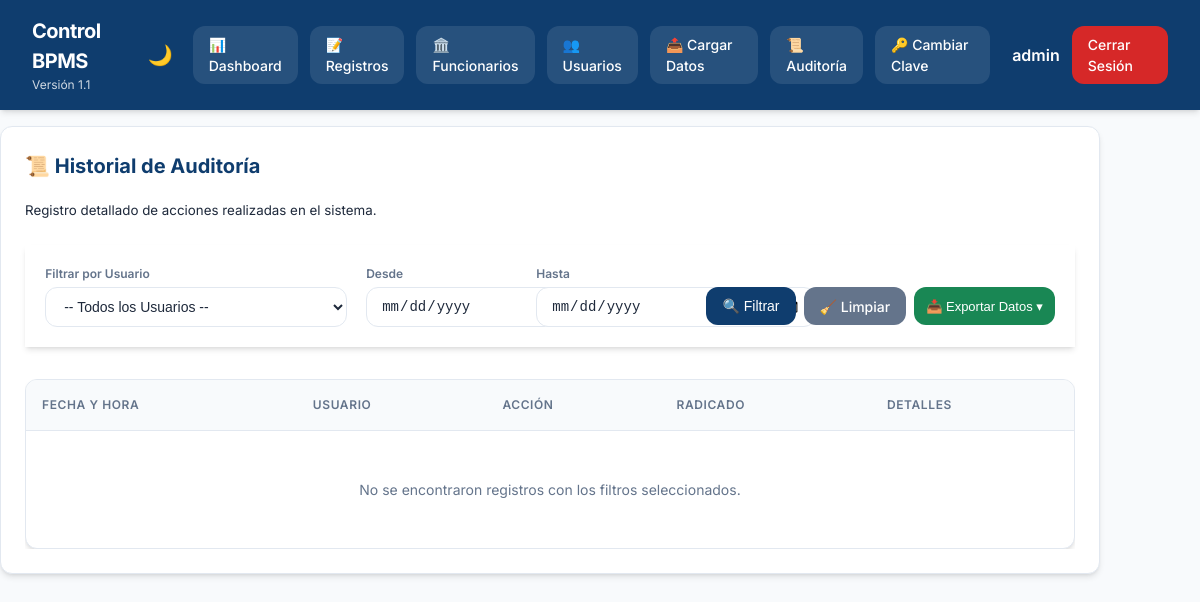
Before: /admin/audit (signed in) with the older database file.
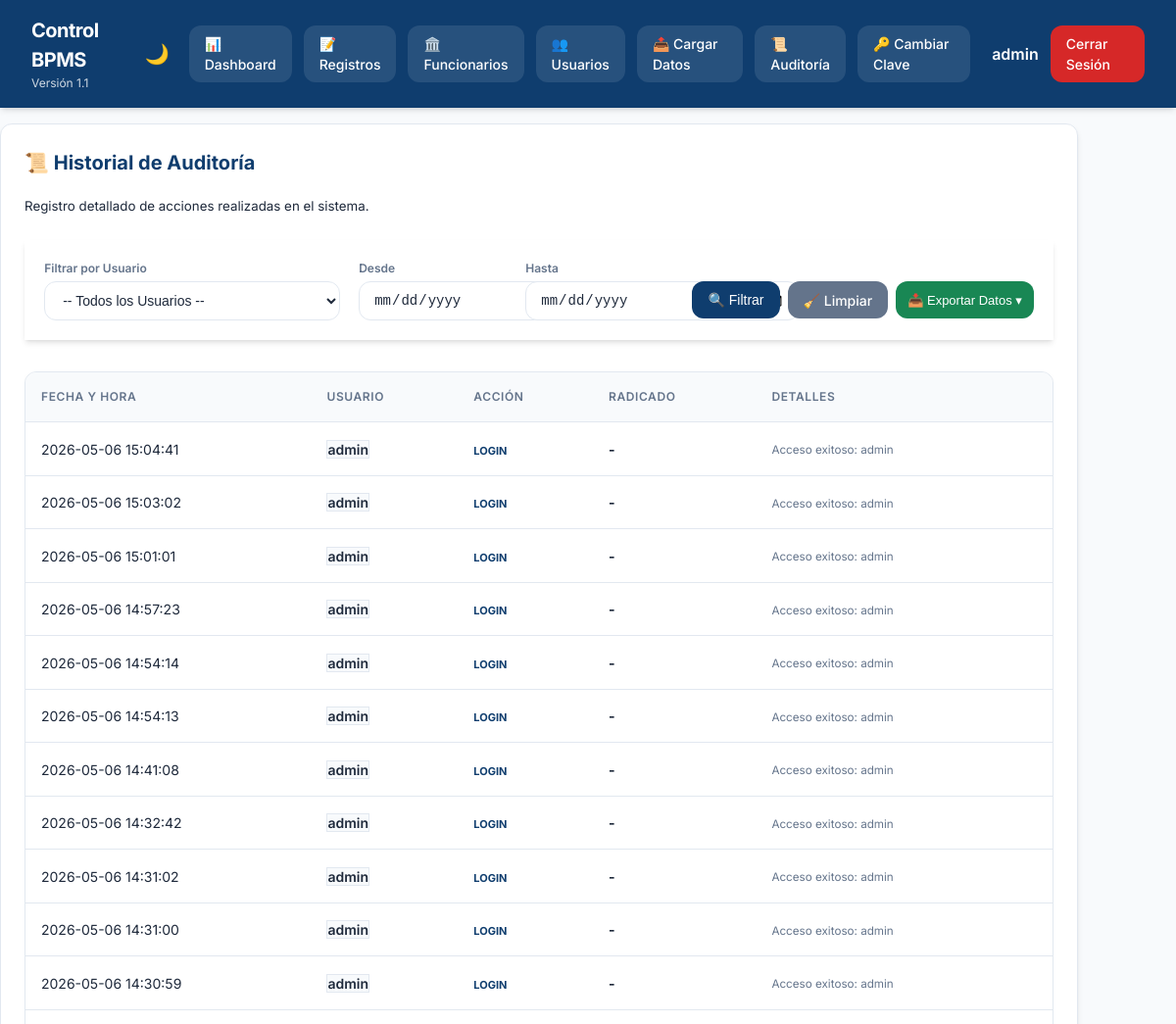
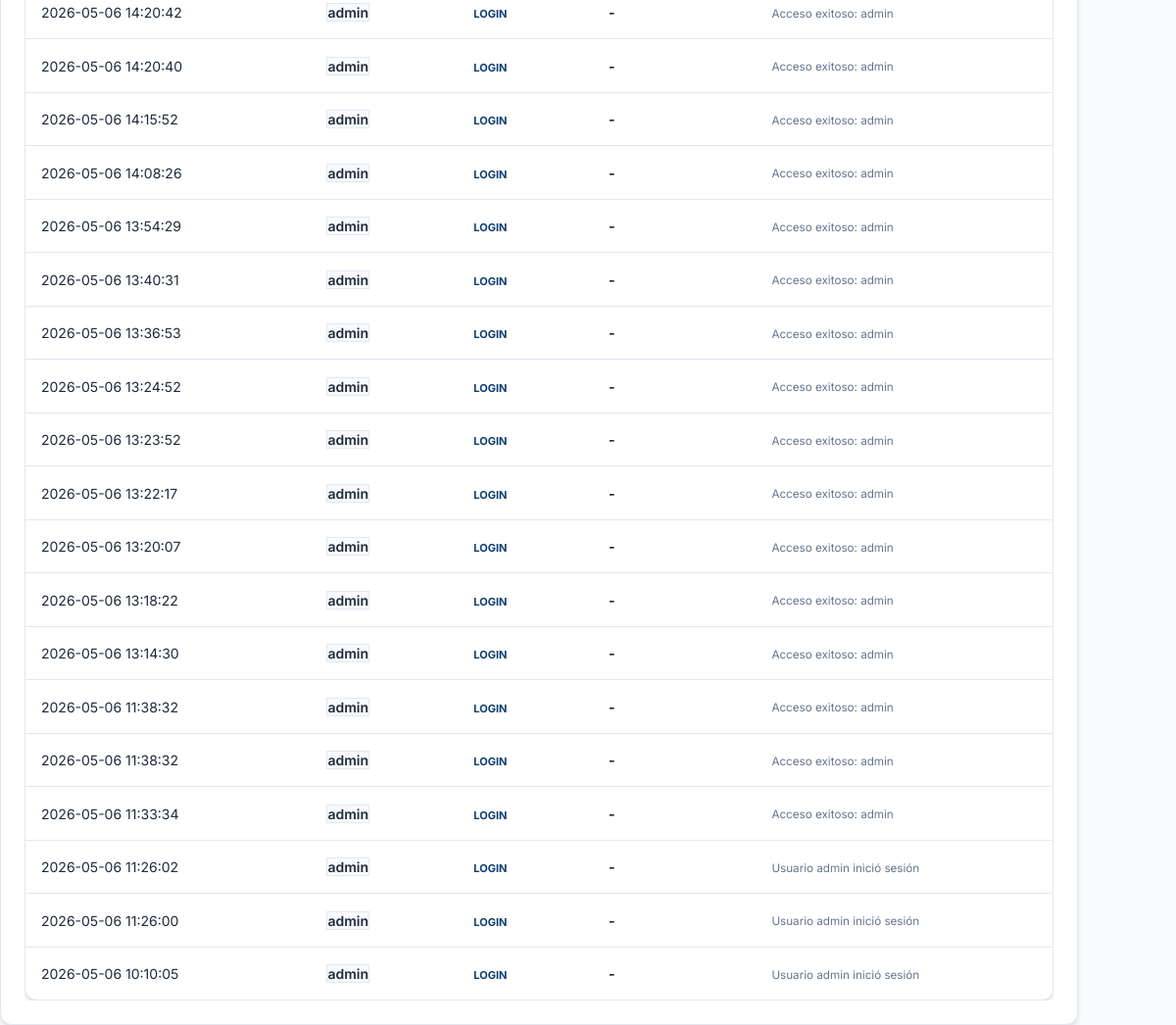
After: the same page with the newer database file (2 pictures, top to bottom).
### tables this page shows
CREATE TABLE users (id INTEGER PRIMARY KEY AUTOINCREMENT, username TEXT UNIQUE NOT NULL, password_hash TEXT NOT NULL, role TEXT NOT NULL CHECK(role IN ('admin','user')), full_name TEXT, is_active INTEGER DEFAULT 1, force_password_change INTEGER DEFAULT 1, last_login_at TEXT);

CREATE TABLE audit_logs (id INTEGER PRIMARY KEY AUTOINCREMENT, user_id INTEGER, action TEXT, details TEXT, radicado TEXT, created_at TEXT);

### app.py (the view)
@app.route("/admin/audit")
def admin_audit():
    user = current_user()
    if not user or user["role"] != "admin": return redirect(url_for("login"))
    uid = request.args.get("user_id", "")
    start = request.args.get("start_date", "")
    end = request.args.get("end_date", "")
    query = "SELECT a.*, u.username FROM audit_logs a LEFT JOIN users u ON a.user_id = u.id WHERE 1=1"
    params = []
    if uid:
        query += " AND a.user_id = ?"
        params.append(uid)
    if start:
        query += " AND a.created_at >= ?"
        params.append(f"{start} 00:00:00")
    if end:
        query += " AND a.created_at <= ?"
        params.append(f"{end} 23:59:59")
    query += " ORDER BY a.created_at DESC LIMIT 500"
    logs = database.query_all(query, tuple(params))
    users = database.query_all("SELECT id, username, full_name FROM users ORDER BY full_name")
    return render_template("admin_audit.html", title="Auditoría", user=user, logs=logs,
                           users_list=users, current_uid=uid, current_start=start, current_end=end)

### app.py (called while the page is built)
def current_user():
    username = session.get("username")
    return database.query_one("SELECT * FROM users WHERE username=?", (username,)) if username else None

### database.py (called while the page is built)
@contextmanager
def get_db():
    conn = sqlite3.connect(DB_PATH)
    conn.row_factory = sqlite3.Row
    try:
        yield conn
    finally:
        conn.close()

def query_all(sql, params=()):
    with get_db() as conn:
        return [dict(row) for row in conn.execute(sql, params).fetchall()]

def query_one(sql, params=()):
    with get_db() as conn:
        row = conn.execute(sql, params).fetchone()
        return dict(row) if row else None

### templates/admin_audit.html (shortened to what this page needs)
{% extends "base.html" %}
{% block content %}
<div class="panel narrow" style="max-width: 1100px;">
    <h2>📜 Historial de Auditoría</h2>
    <p><small>Registro detallado de acciones realizadas en el sistema.</small></p>
    <form class="filters glass" method="get" style="margin-top: 1.5rem; padding: 1.2rem; display: flex; flex-direction: row; flex-wrap: wrap; align-items: flex-end; gap: 1.2rem; position: relative; z-index: 1050; overflow: visible !important;">
        <div class="field" style="flex: 2; min-width: 200px;">
            <label>Filtrar por Usuario</label>
            <select name="user_id">
                <option value="">-- Todos los Usuarios --</option>
            </select>
        </div>
        <div class="field" style="flex: 1; min-width: 140px;">
            <label>Desde</label>
            <input type="date" name="start_date" value="{{ current_start }}">
        </div>
        <div class="field" style="flex: 1; min-width: 140px;">
            <label>Hasta</label>
            <input type="date" name="end_date" value="{{ current_end }}">
        </div>
        <div style="display: flex; gap: 0.5rem; align-items: center; padding-bottom: 2px;">
            <button type="submit" class="btn btn-primary" style="height: 38px;">🔍 Filtrar</button>
            <a href="{{ url_for('admin_audit') }}" class="btn btn-muted" style="height: 38px; display: flex; align-items: center;">🧹 Limpiar</a>
            <div class="export-dropdown">
                <button type="button" class="btn btn-success" style="padding: 6px 12px; font-size: 13px; height: 38px;">📥 Exportar Datos ▾</button>
            </div>
        </div>
    </form>
    <div class="table-wrap" style="padding: 0; margin-top: 2rem;">
        <table>
            <thead>
                <tr>
                    <th>Fecha y Hora</th>
                    <th>Usuario</th>
                    <th>Acción</th>
                    <th>Radicado</th>
                    <th>Detalles</th>
                </tr>
            </thead>
            <tbody>
                {% for log in logs %}
                <tr>
                    <td style="white-space: nowrap;">{{ log.created_at }}</td>
                    <td><span class="badge" style="background: var(--bg); border: 1px solid var(--border); font-weight: 600;">{{ log.username or 'SISTEMA' }}</span></td>
                    <td><b style="font-size: 11px; color: var(--primary);">{{ log.action }}</b></td>
                    <td><b>{{ log.radicado or '-' }}</b></td>
                    <td><small style="color: var(--text-muted);">{{ log.details }}</small></td>
                </tr>
                {% endfor %}
                {% if not logs %}
                <tr>
                    <td colspan="5" style="text-align: center; padding: 3rem; color: var(--text-muted);">
                        No se encontraron registros con los filtros seleccionados.
                    </td>
                </tr>
                {% endif %}
            </tbody>
        </table>
    </div>
</div>
{% endblock %}

### templates/base.html (shortened to what this page needs)
<!DOCTYPE html>
<html lang="es">
<head>
    <link rel="stylesheet" href="{{ url_for('static', filename='styles.css') }}">
</head>
<body class="{% if request.cookies.get('theme') == 'dark' %}dark-mode{% endif %}">
    {% if user %}
    <header class="topbar">
        <div class="topbar-left">
            <h1>Control BPMS</h1>
            <div class="sub">Versión 1.1</div>
        </div>
        <nav class="nav-right">
            <button class="theme-toggle" id="themeToggle" title="Cambiar tema">
                {% if request.cookies.get('theme') == 'dark' %}☀️{% else %}🌙{% endif %}
            </button>
            <a href="{{ url_for('dashboard') }}" class="navbtn">📊 Dashboard</a>
            <a href="{{ url_for('registros') }}" class="navbtn">📝 Registros</a>
            {% if user.role == 'admin' %}
            <a href="{{ url_for('admin_hacienda') }}" class="navbtn">🏛️ Funcionarios</a>
            <a href="{{ url_for('admin_users') }}" class="navbtn">👥 Usuarios</a>
            <a href="{{ url_for('admin_upload') }}" class="navbtn">📤 Cargar Datos</a>
            <a href="{{ url_for('admin_audit') }}" class="navbtn">📜 Auditoría</a>
            {% endif %}
            <a href="{{ url_for('change_password') }}" class="navbtn">🔑 Cambiar Clave</a>
            <span class="user-badge" style="margin-left: 10px; font-weight: 600;">{{ user.username }}</span>
            <a href="{{ url_for('logout') }}" class="logout">Cerrar Sesión</a>
        </nav>
    </header>
    {% endif %}
    <main class="content">
        {% block content %}{% endblock %}
    </main>
</body>
</html>

### static/styles.css (style rules this page uses)
:root { --primary: #0f3d6e; --primary-light: #1e56a0; --secondary: #f77f00; --success: #198754; --danger: #d62828; --warning: #fcbf49; --info: #4cc9f0; --bg: #f8fafc; --surface: #ffffff; --text: #1e293b; --text-muted: #64748b; --border: #e2e8f0; --shadow: 0 4px 6px -1px rgb(0 0 0 / 0.1), 0 2px 4px -2px rgb(0 0 0 / 0.1); --glass-bg: rgba(255, 255, 255, 0.7); --glass-border: rgba(255, 255, 255, 0.3); --radius: 12px; --transition: all 0.3s cubic-bezier(0.4, 0, 0.2, 1); }
* { box-sizing: border-box; margin: 0; padding: 0; }
body { font-family: 'Inter', system-ui, -apple-system, sans-serif; background-color: var(--bg); color: var(--text); line-height: 1.5; transition: var(--transition); min-height: 100vh; }
.glass { background: var(--glass-bg); backdrop-filter: blur(12px); -webkit-backdrop-filter: blur(12px); border: 1px solid var(--glass-border); box-shadow: var(--shadow); }
.topbar { display: flex; justify-content: space-between; align-items: center; padding: 1rem 2rem; background-color: var(--primary); color: white; position: sticky; top: 0; z-index: 1000; box-shadow: var(--shadow); }
.topbar-left h1 { font-size: 1.25rem; font-weight: 700; letter-spacing: -0.025em; }
.topbar-left .sub { font-size: 0.75rem; opacity: 0.8; }
.nav-right { display: flex; gap: 0.75rem; align-items: center; }
.navbtn, .logout, .btn { padding: 0.5rem 1rem; border-radius: var(--radius); text-decoration: none; font-weight: 500; font-size: 0.875rem; transition: var(--transition); border: none; cursor: pointer; display: inline-flex; align-items: center; gap: 0.5rem; }
.navbtn { background: rgba(255, 255, 255, 0.1); color: white; }
.logout { background: var(--danger); color: white; }
.theme-toggle { background: transparent; border: none; color: white; font-size: 1.25rem; cursor: pointer; padding: 0.5rem; border-radius: 50%; transition: var(--transition); }
.filters { display: flex; flex-wrap: wrap; gap: 0.75rem; padding: 0 2rem 1.5rem; align-items: center; }
.filters select, .filters input, .stack input, .stack select, textarea { padding: 0.625rem 0.875rem; border: 1px solid var(--border); border-radius: var(--radius); background-color: var(--surface); color: var(--text); font-size: 0.875rem; transition: var(--transition); outline: none; }
.filters input { min-width: 280px; }
.btn-primary { background: var(--primary); color: white; }
.btn-muted { background: var(--text-muted); color: white; }
.btn-success { background: var(--success); color: white; }
.table-wrap { padding: 0 2rem 2rem; overflow-x: auto; }
table { width: 100%; border-collapse: separate; border-spacing: 0; background-color: var(--surface); border-radius: var(--radius); overflow: hidden; border: 1px solid var(--border); box-shadow: var(--shadow); }
th, td { padding: 1rem; font-size: 0.875rem; text-align: left; border-bottom: 1px solid var(--border); }
th { background-color: var(--bg); font-weight: 600; color: var(--text-muted); text-transform: uppercase; font-size: 0.75rem; letter-spacing: 0.05em; position: sticky; top: 0; }
tr:last-child td { border-bottom: none; }
.panel { background-color: var(--surface); border: 1px solid var(--border); border-radius: var(--radius); padding: 1.5rem; box-shadow: var(--shadow); }
.panel h2 { margin-bottom: 1rem; font-size: 1.25rem; color: var(--primary); }
.field { display: flex; flex-direction: column; gap: 0.25rem; }
.field label { font-size: 0.75rem; font-weight: 600; color: var(--text-muted); }
.card, tr, .panel { animation: fadeIn 0.4s ease-out forwards; }
.export-dropdown { position: relative; display: inline-block; z-index: 1010; }

Changed rows visible on the page:
added audit_logs: created_at "2026-05-06 15:04:41", username "admin", action "LOGIN", radicado "-", details "Acceso exitoso: admin"
added audit_logs: created_at "2026-05-06 15:03:02", username "admin", action "LOGIN", radicado "-", details "Acceso exitoso: admin"
added audit_logs: created_at "2026-05-06 15:01:01", username "admin", action "LOGIN", radicado "-", details "Acceso exitoso: admin"
added audit_logs: created_at "2026-05-06 14:57:23", username "admin", action "LOGIN", radicado "-", details "Acceso exitoso: admin"
added audit_logs: created_at "2026-05-06 14:54:14", username "admin", action "LOGIN", radicado "-", details "Acceso exitoso: admin"
added audit_logs: created_at "2026-05-06 14:54:13", username "admin", action "LOGIN", radicado "-", details "Acceso exitoso: admin"
added audit_logs: created_at "2026-05-06 14:41:08", username "admin", action "LOGIN", radicado "-", details "Acceso exitoso: admin"
added audit_logs: created_at "2026-05-06 14:32:42", username "admin", action "LOGIN", radicado "-", details "Acceso exitoso: admin"
added audit_logs: created_at "2026-05-06 14:31:02", username "admin", action "LOGIN", radicado "-", details "Acceso exitoso: admin"
added audit_logs: created_at "2026-05-06 14:31:00", username "admin", action "LOGIN", radicado "-", details "Acceso exitoso: admin"
added audit_logs: created_at "2026-05-06 14:30:59", username "admin", action "LOGIN", radicado "-", details "Acceso exitoso: admin"
added audit_logs: created_at "2026-05-06 14:20:42", username "admin", action "LOGIN", radicado "-", details "Acceso exitoso: admin"
added audit_logs: created_at "2026-05-06 14:20:40", username "admin", action "LOGIN", radicado "-", details "Acceso exitoso: admin"
added audit_logs: created_at "2026-05-06 14:15:52", username "admin", action "LOGIN", radicado "-", details "Acceso exitoso: admin"
added audit_logs: created_at "2026-05-06 14:08:26", username "admin", action "LOGIN", radicado "-", details "Acceso exitoso: admin"
added audit_logs: created_at "2026-05-06 13:54:29", username "admin", action "LOGIN", radicado "-", details "Acceso exitoso: admin"
added audit_logs: created_at "2026-05-06 13:40:31", username "admin", action "LOGIN", radicado "-", details "Acceso exitoso: admin"
added audit_logs: created_at "2026-05-06 13:36:53", username "admin", action "LOGIN", radicado "-", details "Acceso exitoso: admin"
added audit_logs: created_at "2026-05-06 13:24:52", username "admin", action "LOGIN", radicado "-", details "Acceso exitoso: admin"
added audit_logs: created_at "2026-05-06 13:23:52", username "admin", action "LOGIN", radicado "-", details "Acceso exitoso: admin"
added audit_logs: created_at "2026-05-06 13:22:17", username "admin", action "LOGIN", radicado "-", details "Acceso exitoso: admin"
added audit_logs: created_at "2026-05-06 13:20:07", username "admin", action "LOGIN", radicado "-", details "Acceso exitoso: admin"
added audit_logs: created_at "2026-05-06 13:18:22", username "admin", action "LOGIN", radicado "-", details "Acceso exitoso: admin"
added audit_logs: created_at "2026-05-06 13:14:30", username "admin", action "LOGIN", radicado "-", details "Acceso exitoso: admin"
added audit_logs: created_at "2026-05-06 11:38:32", username "admin", action "LOGIN", radicado "-", details "Acceso exitoso: admin"
added audit_logs: created_at "2026-05-06 11:38:32", username "admin", action "LOGIN", radicado "-", details "Acceso exitoso: admin"
added audit_logs: created_at "2026-05-06 11:33:34", username "admin", action "LOGIN", radicado "-", details "Acceso exitoso: admin"
added audit_logs: created_at "2026-05-06 11:26:02", username "admin", action "LOGIN", radicado "-", details "Usuario admin inició sesión"
added audit_logs: created_at "2026-05-06 11:26:00", username "admin", action "LOGIN", radicado "-", details "Usuario admin inició sesión"
added audit_logs: created_at "2026-05-06 10:10:05", username "admin", action "LOGIN", radicado "-", details "Usuario admin inició sesión"
Other visible differences:
text no longer shown: "No se encontraron registros con los filtros seleccionados."
